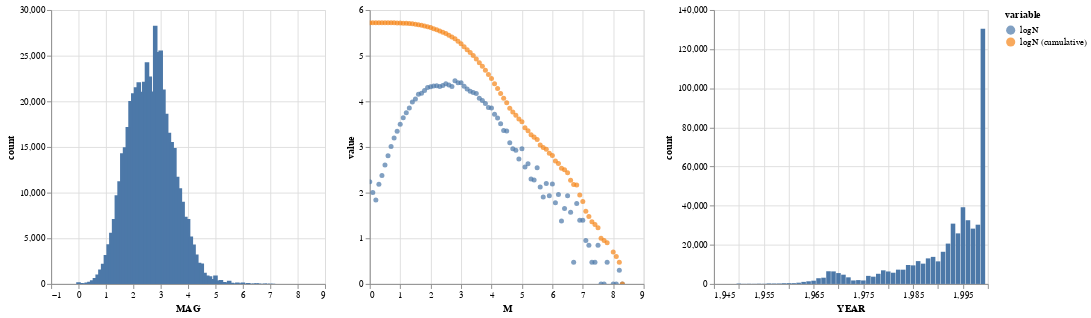

Notebook cell for this chart:
### Code cell
hist_MN = alt.Chart(EQ_data['MAG'].value_counts().reset_index()).mark_bar().encode(
    alt.X('MAG'),
    alt.Y('count')
).interactive()
hist_NY = alt.Chart(EQ_data['YEAR'].value_counts().reset_index()).mark_bar().encode(
    alt.X('YEAR'),
    alt.Y('count')
)


hist_MN | GR_chart | hist_NY

### Figure 1 — Vega-Lite specification as saved in the notebook (floating-point values rounded to 4 significant figures; data arrays with more than 128 entries replaced by an {"elided": "..."} marker saying what was removed)
{"usermeta": {"embedOptions": {"theme": "dark"}}, "config": {"view": {"continuousWidth": 300, "continuousHeight": 300}}, "hconcat": [{"data": {"name": "data-30ae37634665bf2e11b9c99ef4d704cc"}, "mark": {"type": "bar"}, "encoding": {"x": {"field": "MAG", "type": "quantitative"}, "y": {"field": "count", "type": "quantitative"}}, "name": "view_48"}, {"data": {"name": "data-e3a31fbd583757a01de825271baa8623"}, "mark": {"type": "point", "filled": true}, "encoding": {"color": {"field": "variable", "type": "nominal"}, "x": {"field": "M", "type": "quantitative"}, "y": {"field": "value", "type": "quantitative"}}, "name": "view_49"}, {"data": {"name": "data-68ba9f8b7aadb942deec90b3441c21e3"}, "mark": {"type": "bar"}, "encoding": {"x": {"field": "YEAR", "type": "quantitative"}, "y": {"field": "count", "type": "quantitative"}}}], "params": [{"name": "param_63", "select": {"type": "interval", "encodings": ["x", "y"]}, "bind": "scales", "views": ["view_48"]}, {"name": "param_62", "select": {"type": "interval", "encodings": ["x", "y"]}, "bind": "scales", "views": ["view_49"]}], "$schema": "https://vega.github.io/schema/vega-lite/v5.17.0.json", "datasets": {"data-30ae37634665bf2e11b9c99ef4d704cc": [{"MAG": 2.8, "count": 28277}, {"MAG": 3.0, "count": 25574}, {"MAG": 2.9, "count": 25410}, {"MAG": 2.5, "count": 24274}, {"MAG": 2.6, "count": 22722}, {"MAG": 2.4, "count": 22140}, {"MAG": 2.2, "count": 22078}, {"MAG": 2.1, "count": 21547}, {"MAG": 3.1, "count": 21295}, {"MAG": 2.7, "count": 21091}, {"MAG": 2.3, "count": 21055}, {"MAG": 2.0, "count": 20876}, {"MAG": 1.9, "count": 20024}, {"MAG": 3.2, "count": 18652}, {"MAG": 1.8, "count": 17201}, {"MAG": 3.3, "count": 16549}, {"MAG": 3.4, "count": 15542}, {"MAG": 1.7, "count": 14985}, {"MAG": 3.5, "count": 14901}, {"MAG": 1.6, "count": 14321}, {"MAG": 3.6, "count": 11754}, {"MAG": 1.5, "count": 11258}, {"MAG": 3.7, "count": 10480}, {"MAG": 1.4, "count": 9728}, {"MAG": 3.8, "count": 9003}, {"MAG": 3.9, "count": 7356}, {"MAG": 4.0, "count": 7113}, {"MAG": 1.3, "count": 7111}, {"MAG": 1.2, "count": 5598}, {"MAG": 4.1, "count": 5210}, {"MAG": 1.1, "count": 4357}, {"MAG": 4.2, "count": 4327}, {"MAG": 4.3, "count": 3223}, {"MAG": 1.0, "count": 3165}, {"MAG": 4.4, "count": 2308}, {"MAG": 4.5, "count": 2247}, {"MAG": 0.9, "count": 2207}, {"MAG": 0.8, "count": 1580}, {"MAG": 4.6, "count": 1238}, {"MAG": 0.7, "count": 1029}, {"MAG": 4.7, "count": 915}, {"MAG": 5.0, "count": 914}, {"MAG": 4.8, "count": 852}, {"MAG": 0.6, "count": 644}, {"MAG": 4.9, "count": 544}, {"MAG": 5.2, "count": 429}, {"MAG": 0.5, "count": 402}, {"MAG": 5.1, "count": 364}, {"MAG": 5.5, "count": 351}, {"MAG": 0.4, "count": 236}, {"MAG": 5.3, "count": 200}, {"MAG": 5.4, "count": 190}, {"MAG": 0.0, "count": 174}, {"MAG": 5.8, "count": 158}, {"MAG": 6.0, "count": 155}, {"MAG": 0.3, "count": 153}, {"MAG": 5.6, "count": 133}, {"MAG": 0.1, "count": 101}, {"MAG": 6.2, "count": 91}, {"MAG": 6.5, "count": 86}, {"MAG": 5.9, "count": 85}, {"MAG": 5.7, "count": 80}, {"MAG": 0.2, "count": 69}, {"MAG": 6.1, "count": 60}, {"MAG": 6.8, "count": 58}, {"MAG": 6.4, "count": 45}, {"MAG": 6.6, "count": 37}, {"MAG": 7.0, "count": 25}, {"MAG": 6.9, "count": 25}, {"MAG": 6.3, "count": 24}, {"MAG": 7.1, "count": 9}, {"MAG": 7.5, "count": 7}, {"MAG": 7.2, "count": 7}, {"MAG": 6.7, "count": 3}, {"MAG": 7.8, "count": 3}, {"MAG": 7.4, "count": 3}, {"MAG": 7.3, "count": 3}, {"MAG": 8.2, "count": 2}, {"MAG": 7.7, "count": 1}, {"MAG": 8.1, "count": 1}, {"MAG": 8.0, "count": 1}, {"MAG": 8.3, "count": 1}, {"MAG": 7.6, "count": 1}], "data-e3a31fbd583757a01de825271baa8623": {"elided": "166 records"}, "data-68ba9f8b7aadb942deec90b3441c21e3": [{"YEAR": 1999, "count": 130438}, {"YEAR": 1995, "count": 39205}, {"YEAR": 1996, "count": 32562}, {"YEAR": 1993, "count": 30824}, {"YEAR": 1998, "count": 30286}, {"YEAR": 1997, "count": 28276}, {"YEAR": 1994, "count": 25847}, {"YEAR": 1992, "count": 20627}, {"YEAR": 1991, "count": 16442}, {"YEAR": 1989, "count": 13837}, {"YEAR": 1988, "count": 13066}, {"YEAR": 1986, "count": 11672}, {"YEAR": 1990, "count": 11539}, {"YEAR": 1987, "count": 10374}, {"YEAR": 1984, "count": 9692}, {"YEAR": 1985, "count": 9497}, {"YEAR": 1982, "count": 7306}, {"YEAR": 1983, "count": 7295}, {"YEAR": 1979, "count": 6965}, {"YEAR": 1968, "count": 6484}, {"YEAR": 1969, "count": 6409}, {"YEAR": 1980, "count": 6379}, {"YEAR": 1981, "count": 5739}, {"YEAR": 1970, "count": 5559}, {"YEAR": 1978, "count": 5196}, {"YEAR": 1971, "count": 4732}, {"YEAR": 1976, "count": 4125}, {"YEAR": 1977, "count": 3714}, {"YEAR": 1972, "count": 3380}, {"YEAR": 1967, "count": 3194}, {"YEAR": 1966, "count": 2919}, {"YEAR": 1974, "count": 1963}, {"YEAR": 1975, "count": 1783}, {"YEAR": 1973, "count": 1781}, {"YEAR": 1965, "count": 1660}, {"YEAR": 1964, "count": 1350}, {"YEAR": 1963, "count": 1057}, {"YEAR": 1962, "count": 640}, {"YEAR": 1960, "count": 413}, {"YEAR": 1961, "count": 407}, {"YEAR": 1959, "count": 368}, {"YEAR": 1956, "count": 262}, {"YEAR": 1958, "count": 241}, {"YEAR": 1957, "count": 227}, {"YEAR": 1950, "count": 208}, {"YEAR": 1954, "count": 140}, {"YEAR": 1952, "count": 110}, {"YEAR": 1955, "count": 103}, {"YEAR": 1953, "count": 80}, {"YEAR": 1951, "count": 75}]}}
